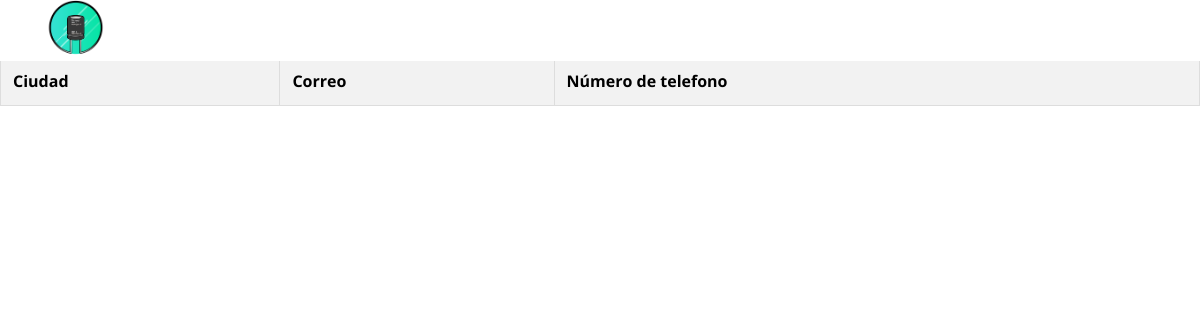
The app's page /app/views/client/soporteTecnico/locations.php, older data.
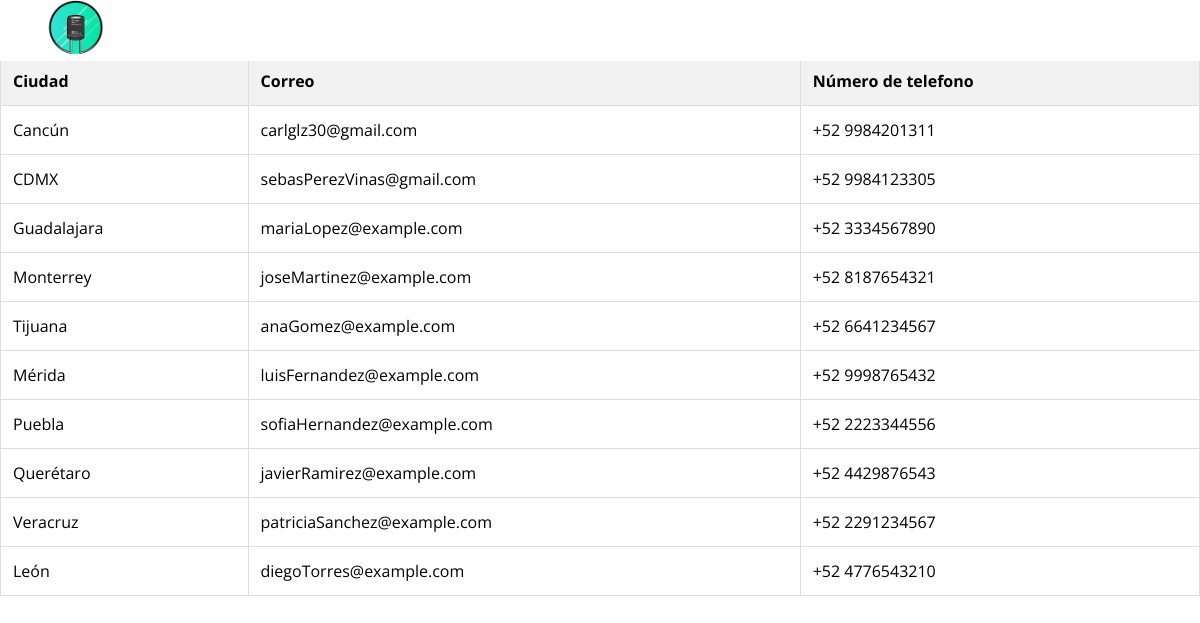
The same page, newer data.
### tables this page shows
CREATE TABLE locations (
	location_id INT PRIMARY KEY AUTO_INCREMENT,
    location VARCHAR(30),
    email VARCHAR(30),
    phoneNumber VARCHAR(50)
);

### app/views/client/soporteTecnico/locations.php (the view, shortened to what this page needs)
<?php
$con = new Database;
$enlace = $con->getConnection();
$queryLocatiosn = $enlace->query("SELECT location, email, phoneNumber FROM locations");
$locations = $queryLocatiosn->fetchAll(PDO::FETCH_ASSOC);
?>
<!DOCTYPE html>
<html lang="en">
<head>
    <link href="https://cdn.jsdelivr.net/npm/bootstrap@5.3.3/dist/css/bootstrap.min.css" rel="stylesheet">
</head>
<body>
    <?php include 'navBar.php'?>
    <h1>Ubica nuestras casas de soporte tecnico</h1>
    <table class="table">
            <tr>
                <th scope="col">Ciudad</th>
                <th scope="col">Correo</th>
                <th scope="col">Número de telefono</th>
            </tr>
        <?php foreach($locations as $location): ?>
            <tr>
                <td><?php echo htmlspecialchars($location['location'])?></td>
                <td><?php echo htmlspecialchars($location['email'])?></td>
                <td><?php echo htmlspecialchars($location['phoneNumber'])?></td>
            </tr>
        <?php endforeach; ?>
    </table>
</body>
</html>

### app/views/client/soporteTecnico/navBar.php (shortened to what this page needs)
<!doctype html>
<html lang="en">
<head>
  <link rel="stylesheet" href="./../../../../public/assets/fonts/icomoon/style.css">
  <link rel="stylesheet" href="./../../../../public/assets/css/owl.carousel.min.css">
  <link rel="stylesheet" href="./../../../../public/assets/css/bootstrap.min.css">
  <link rel="stylesheet" href="./../../../../public/assets/css/style.css">
</head>
<body>
  <header class="site-navbar js-sticky-header site-navbar-target" role="banner">
    <div class="container">
      <div class="row align-items-center">
        <div class="col-6 col-xl-2">
          <a href="./../../layouts/mainClient.php"><img class="mb-0 logo" src="./../../../../public/assets/img/logo/capacitores/png/capacitor5.png" alt="capacitor"></img></a>
        </div>
        <div class="col-12 col-md-10 d-none d-xl-block">
          <nav class="site-navigation position-relative text-right" role="navigation">
            <ul class="site-menu main-menu js-clone-nav mr-auto d-none d-lg-block">
              <li class="has-children">
                <a class="nav-link">Nosotros</a>
              </li>
                <li><a href="./../reseñas/reviews.php" class="nav-link">Reseñas</a></li>
                <li><a href="./../views/client/gestionarComentarios/commentsSection.php" class="nav-link">Comentarios</a></li>
              <li class="has-children">
                <a href="#blog-section" class="nav-link">Soporte técnico</a>
              </li>
              <li class="social"><a href="https://www.facebook.com/groups/584894212470592/user/100088867867247/" class="nav-link"><span class="icon-facebook"></span></a></li>
              <li class="social"><a href="https://www.instagram.com/psugangts/" class="nav-link"><span class="icon-instagram"></span></a></li>
              <li class="social"><a href="https://www.youtube.com/@HardwareHubbyYGA" class="nav-link"><span class="icon-youtube"></span></a></li>
              <li class="social"><a href="https://github.com/psugang" class="nav-link"><span class="icon-github"></span></a></li>
            </ul>
          </nav>
        </div>
      </div>
    </div>
  </header>
</body>
</html>

### public/assets/css/style.css (style rules this page uses)
body { font-family: "Open Sans", -apple-system, BlinkMacSystemFont, "Segoe UI", Roboto, "Helvetica Neue", Arial, "Noto Sans", sans-serif, "Apple Color Emoji", "Segoe UI Emoji", "Segoe UI Symbol", "Noto Color Emoji"; background-color: #fff; height: 200vh; position: relative; }
body:before { content: ""; position: absolute; top: 0; left: 0; right: 0; bottom: 0; background: rgba(0, 0, 0, 0.5); -webkit-transition: .3s all ease; -o-transition: .3s all ease; transition: .3s all ease; opacity: 0; visibility: hidden; z-index: 1; }
h1, h2, h3, h4, h5, h6, .h1, .h2, .h3, .h4, .h5, .h6 { font-family: "Open Sans", -apple-system, BlinkMacSystemFont, "Segoe UI", Roboto, "Helvetica Neue", Arial, "Noto Sans", sans-serif, "Apple Color Emoji", "Segoe UI Emoji", "Segoe UI Symbol", "Noto Color Emoji"; }
a { -webkit-transition: .3s all ease; -o-transition: .3s all ease; transition: .3s all ease; }
a, a:hover { text-decoration: none !important; }
.logo { height: 60px; width: auto; }
.site-navbar { display: flex; align-items: center; margin-bottom: 0px; z-index: 1999; position: fixed; top: 0px; width: 100%; padding: 0; background: #fff }
.site-navbar .logo { top: 10px; left: 0px; }
.site-navbar .site-navigation .site-menu { margin-bottom: 0; }
.site-navbar .site-navigation .site-menu a { text-decoration: none !important; display: inline-block; }
.site-navbar .site-navigation .site-menu > li { display: inline-block; }
.site-navbar .site-navigation .site-menu > li > a { padding: 20px 20px; font-size: 13px; text-transform: uppercase; display: inline-block; text-decoration: none !important; }
.site-navbar .site-navigation .site-menu > li.social > a { padding-left: 5px; padding-right: 5px; }
.site-navbar .site-navigation .site-menu .has-children { position: relative; }
.site-navbar .site-navigation .site-menu .has-children > a { position: relative; padding-right: 20px; }
.site-navbar .site-navigation .site-menu .has-children > a:before { position: absolute; content: "\e313"; font-size: 16px; top: 50%; right: 0; -webkit-transform: translateY(-50%); -ms-transform: translateY(-50%); transform: translateY(-50%); font-family: 'icomoon'; }
.site-mobile-menu .site-nav-wrap { padding: 0; margin: 0; list-style: none; position: relative; }
.site-mobile-menu .site-nav-wrap a { padding: 10px 20px; display: block; position: relative; color: #212529; }
.site-mobile-menu .site-nav-wrap li { position: relative; display: block; }
.site-mobile-menu .site-nav-wrap .social { display: inline-block; }
.site-mobile-menu .site-nav-wrap > li { display: block; position: relative; float: left; width: 100%; }
.site-mobile-menu .site-nav-wrap > li.social { float: none !important; width: auto !important; }
.site-mobile-menu .site-nav-wrap > li > a { padding-left: 20px; font-size: 20px; }
.sticky-wrapper .site-navbar { -webkit-transition: .3s all ease; -o-transition: .3s all ease; transition: .3s all ease; }
.sticky-wrapper .site-navbar { border-bottom: 1px solid rgba(255, 255, 255, 0.1); }
.sticky-wrapper .site-navbar .site-menu > li > a { color: rgba(255, 255, 255, 0.7) !important; }

### app/views/client/soporteTecnico/locations.php (style rules this page uses)
.table { width: 100%; border-collapse: collapse; }
.table th, .table td { border: 1px solid #ddd; padding: 8px; }
.table th { background-color: #f2f2f2; text-align: left; }

Row changes from the older to the newer data that the page shows:
added locations: location "Cancún", email "carlglz30@gmail.com", phoneNumber "+52 9984201311"
added locations: location "CDMX", email "sebasPerezVinas@gmail.com", phoneNumber "+52 9984123305"
added locations: location "Guadalajara", email "mariaLopez@example.com", phoneNumber "+52 3334567890"
added locations: location "Monterrey", email "joseMartinez@example.com", phoneNumber "+52 8187654321"
added locations: location "Tijuana", email "anaGomez@example.com", phoneNumber "+52 6641234567"
added locations: location "Mérida", email "luisFernandez@example.com", phoneNumber "+52 9998765432"
added locations: location "Puebla", email "sofiaHernandez@example.com", phoneNumber "+52 2223344556"
added locations: location "Querétaro", email "javierRamirez@example.com", phoneNumber "+52 4429876543"
added locations: location "Veracruz", email "patriciaSanchez@example.com", phoneNumber "+52 2291234567"
added locations: location "León", email "diegoTorres@example.com", phoneNumber "+52 4776543210"
